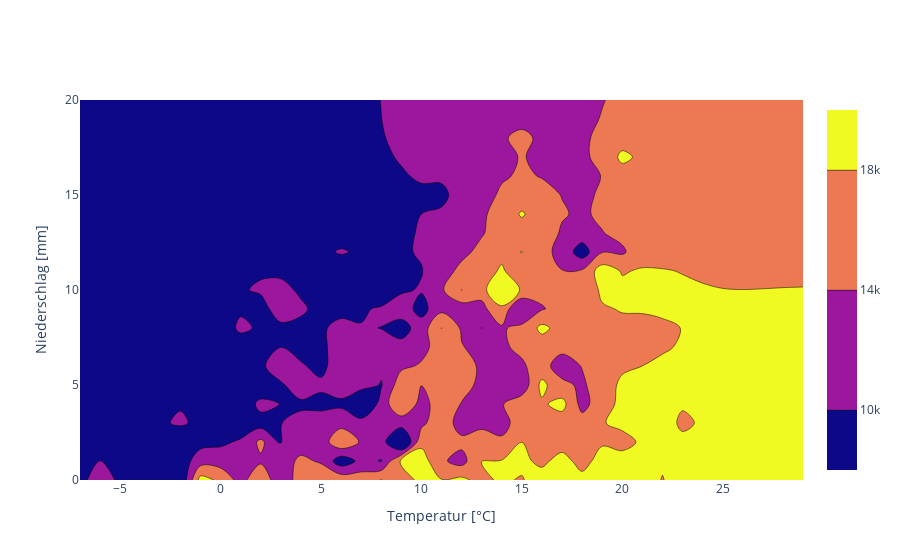

This figure's notebook cell:
### Markdown cell above
## Einfluss des Wetters
- "Berufsverkehr"-Zählpunkte
    - Je höher die Temperaturen, je niedriger der Niederschlag, desto mehr Menschen fahren mit dem Fahrrad.
    - Die Temperatur scheint einen etwas stärkeren Einfluss als der Niederschlag zu haben.
    - Eine Regressionsanalyse ergibt:
        - Steigt die Temperatur um 1°C, erhöht sich die Radverkehrsstärke um ca. 480 RadfahrerInnen/Tag
        - Selbst bei 0°C fahren immer noch ca. 10000 Personen pro Tag
    - Ab 20°c fahren jeden Tag zusammen über 18000 RadfahrerInnen pro Tag an den Stationen Neumarkt, Venloer, Straße, Hohenzollernbrücke und Bonner Straße.
- Wie viele Menschen fahren bei schlechtem Wetter (= T <= 10°C oder Niederschlag >= 10mm/Tag) im Vergleich zu gutem Wetter (= T > 10°C und Niederschlag < 10mm/Tag)?
    - Das Ergebnis entspricht ziemlich genau den Ergebnissen bei Vergleich der Jahreszeiten (Okt - Mrz / Apr - Sep). Bspw. fahren auf der Bonner Straße bei schlechtem Wetter noch 69% der Personen, die auch bei gutem Wetter Fahrrad fahren.

### Code cell
bike_weather = load_data(start=work_stations_data_start, end=end, specific_days="weekday", remove_holidays=True)
bike_weather = bike_weather[(bike_weather.prcp <= 20) & (bike_weather.tavg <= 30)]
bike = bike_weather[work_stations]
weather = bike_weather[["prcp", "tavg"]]

weather["prcp"] = weather["prcp"] - weather["prcp"].mod(1)
weather["tavg"] = weather["tavg"] - weather["tavg"].mod(1)
bike["sum"] = bike.sum(axis=1)
fig = go.Figure(data =
      go.Contour(x = weather["tavg"].values, 
                 y = weather["prcp"].values, 
                 z = bike["sum"].values,
                connectgaps=True,
                contours={"start": 10000, "end": 18000, "size": 4000})) 
fig.update_yaxes(title_text="Niederschlag [mm]")
fig.update_xaxes(title_text="Temperatur [°C]")
fig.show()

### Figure 1 — Plotly figure (JSON) as saved in the notebook; plotly's stock layout.template omitted (floating-point values rounded to 4 significant figures; data arrays with more than 128 entries replaced by an {"elided": "..."} marker saying what was removed)
{"data": [{"connectgaps": true, "contours": {"end": 18000, "size": 4000, "start": 10000}, "type": "contour", "x": {"elided": "891 int values"}, "y": {"elided": "891 int values"}, "z": {"elided": "891 int values"}}], "layout": {"xaxis": {"title": {"text": "Temperatur [°C]"}}, "yaxis": {"title": {"text": "Niederschlag [mm]"}}}}
